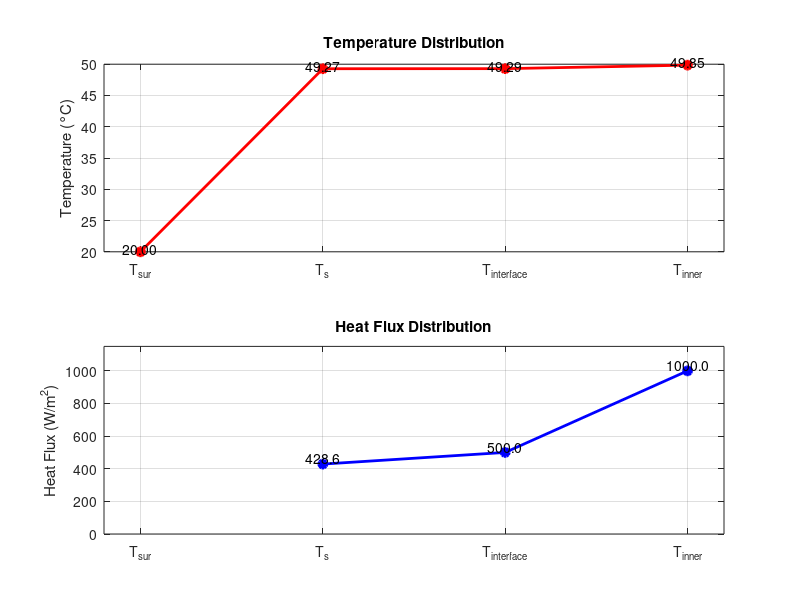

Source code (MATLAB):

clc; clear; close all;

%% 1. Given parameters
inch = 0.0254;

ri = 0.75*inch;
rc = 1.50*inch;
ro = 1.75*inch;
L = 4*inch;

k_lam = 32;
k_ep = 1.8;
k_c = 232;

h = 10;
eps = 0.7;
sigma = 5.67e-8;

T_sur = 20;
q0 = 1000;

%% 2. Heat transfer and thermal resistance
Ai = 2*pi*ri*L;
Ao = 2*pi*ro*L;

Q = q0*Ai;

f_lam = 0.065/(0.065+0.025);
f_ep = 1-f_lam;

k_eff = f_lam*k_lam + f_ep*k_ep;

R_lam = log(rc/ri)/(2*pi*L*k_eff);
R_c = log(ro/rc)/(2*pi*L*k_c);

%% 3. Calculate temperatures
Q_out = @(Ts) Ao*( ...
    h*(Ts-T_sur) + ...
    eps*sigma*((Ts+273.15)^4 ...
    -(T_sur+273.15)^4));

Ts = fzero(@(T) Q_out(T)-Q,[20 200]);

T_interface = Ts + Q*R_c;
T_inner = T_interface + Q*R_lam;

%% 4. Temperature at each point
T = [T_sur, Ts, T_interface, T_inner];

%% 5. Heat flux at each point
q_outer = Q/Ao;
q_interface = Q/(2*pi*rc*L);
q_inner = Q/Ai;

q = [NaN, q_outer, q_interface, q_inner];

%% 6. Plot
labels = {'T_{sur}','T_s','T_{interface}','T_{inner}'};
x = 1:4;

figure('Color','w','Position',[200 200 900 650]);

% Temperature plot
subplot(2,1,1)
plot(x,T,'-or','LineWidth',2,'MarkerFaceColor','r');
xticks(x);
xticklabels(labels);
xlim([0.8 4.2]);
ylabel('Temperature (°C)');
title('Temperature Distribution');
grid on;

for i = 1:4
    text(x(i),T(i)+0.5,sprintf('%.2f',T(i)), ...
        'HorizontalAlignment','center');
end

% Heat flux plot
subplot(2,1,2)
plot(x,q,'-ob','LineWidth',2,'MarkerFaceColor','b');
xticks(x);
xticklabels(labels);
xlim([0.8 4.2]);
ylim([0 1150]);
ylabel('Heat Flux (W/m^2)');
title('Heat Flux Distribution');
grid on;

for i = 2:4
    text(x(i),q(i)+35,sprintf('%.1f',q(i)), ...
        'HorizontalAlignment','center');
end

%% 7. Results
fprintf('T_sur       = %.2f C\n',T_sur);
fprintf('T_s         = %.2f C\n',Ts);
fprintf('T_interface = %.2f C\n',T_interface);
fprintf('T_inner     = %.2f C\n',T_inner);

fprintf('\nHeat flux:\n');
fprintf('Outer       = %.2f W/m^2\n',q_outer);
fprintf('Interface   = %.2f W/m^2\n',q_interface);
fprintf('Inner       = %.2f W/m^2\n',q_inner);
